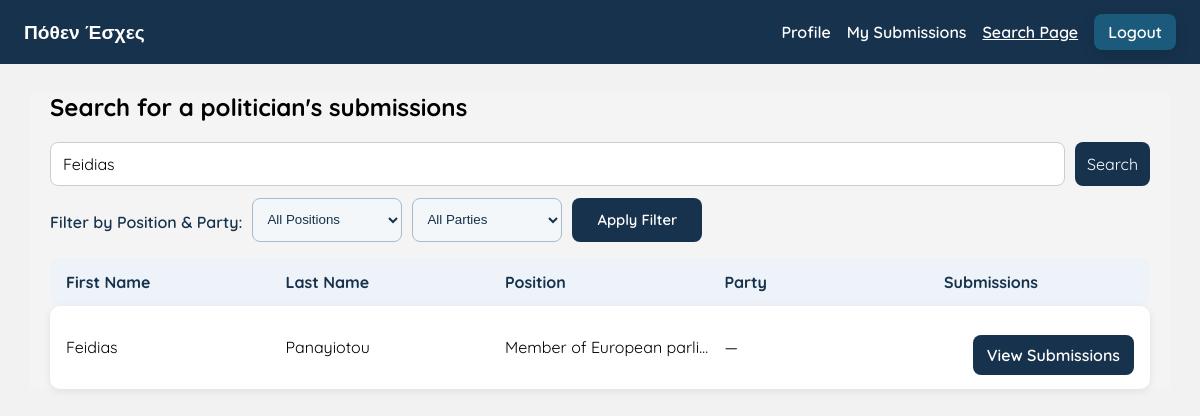
The app's page /Search/Search.php?keyword=Feidias (signed in) with its own data.
### tables this page shows
CREATE TABLE users (
                       user_id int AUTO_INCREMENT PRIMARY KEY,
                       first_name varchar(20),
                       last_name varchar(20),
                       email varchar(100) unique,
                       Phone varchar(8) unique,
                       created_at timestamp default current_timestamp,
                       position_id int DEFAULT '999',  
                       party_id int NULL,
                       role enum('Admin' , 'User', 'Politician'),
                       profile_picture varchar(255) NOT NULL DEFAULT '../Assets/media/profile_placeholder.png',
                       foreign key (position_id) references positions(position_id),
                       foreign key (party_id) references parties(party_id) ON DELETE SET NULL);

CREATE TABLE positions(
                          position_id int PRIMARY KEY,
                          position_name varchar(100));

### Search/Search.php (the view, shortened to what this page needs)
<?php
require_once "../Include/db.php";
$errors = [];
$results = [];
$keyword = trim($_GET['keyword'] ?? '');
if ($_SERVER["REQUEST_METHOD"] === "GET") {
    if (empty($errors)) {
        $sql = "
            SELECT DISTINCT users.user_id, users.first_name, users.last_name, users.position_id, positions.position_name AS position, parties.party_acronym AS party
            FROM users
            JOIN positions ON users.position_id = positions.position_id
            LEFT JOIN parties ON users.party_id = parties.party_id
            WHERE users.role = 'Politician'
        ";
        $params = [];
        if ($keyword !== '') {
            $sql .= "\n AND (users.first_name LIKE :keyword_first OR users.last_name LIKE :keyword_last OR positions.position_name LIKE :keyword_position OR parties.party_acronym LIKE :keyword_party)";
            $params['keyword_first'] = '%' . $keyword . '%';
            $params['keyword_last'] = '%' . $keyword . '%';
            $params['keyword_position'] = '%' . $keyword . '%';
            $params['keyword_party'] = '%' . $keyword . '%';
        }
        $sql .= "\n ORDER BY users.position_id ASC, users.last_name ASC, users.first_name ASC";
        $stmt = $pdo->prepare($sql);
        $stmt->execute($params);
        $results = $stmt->fetchAll(PDO::FETCH_ASSOC);
    }
}
$search_css_version = @filemtime(__DIR__ . '/../Assets/css/searchpage.css') ?: time();
$navbar_css_version = @filemtime(__DIR__ . '/../Assets/css/navbar-sticky.css') ?: time();
?>
<?php require_once "../Include/header.php"; ?>
<head>
    <link rel="stylesheet" href="../Assets/css/navbar-sticky.css?v=<?php echo $navbar_css_version; ?>">
    <link rel="stylesheet" href="../Assets/css/searchpage.css?v=<?php echo $search_css_version; ?>">
</head>
<body id="search-page" class="search-page">
    <?php require_once "../Include/dashboard_navbar.php"; ?>
    <main class="main-content">
        <section class="page-header">
            <h1>Search for a politician's submissions</h1>
        </section>
        <section class="search-section">
            <form method="GET" action="" class="search-form">
                <input
                    type="text"
                    name="keyword"
                    placeholder="Search politicians"
                    value="<?php echo htmlspecialchars($keyword); ?>"
                >
                <button type="submit">Search</button>
            </form>
        <form method="GET" action="" class="position-filter-form">
            <label for="position">Filter by Position & Party:</label>
                <select name="position" id="position">
                    <option value="">All Positions</option>
                </select>
                <select name="party" id="party">
                    <option value="">All Parties</option>
                </select>
                <button type="submit" class="filter-btn">Apply Filter</button>
        </form>
            <?php if ($_SERVER["REQUEST_METHOD"] === "GET" && empty($errors)): ?>
                <div class="search-results">
                    <?php if (!empty($results)): ?>
                        <div class="result-header">
                            <div class="result-cell">First Name</div>
                            <div class="result-cell">Last Name</div>
                            <div class="result-cell">Position</div>
                            <div class="result-cell">Party</div>
                            <div class="result-cell">Submissions</div>
                        </div>
                        <?php foreach ($results as $row): ?>
                            <div class="result-row">
                                <div class="result-cell"><?php echo htmlspecialchars($row['first_name']); ?></div>
                                <div class="result-cell"><?php echo htmlspecialchars($row['last_name']); ?></div>
                                <div class="result-cell"><?php echo htmlspecialchars($row['position']); ?></div>
                                <div class="result-cell"><?php echo htmlspecialchars($row['party'] ?: '—'); ?></div>
                                <div class="result-actions">
                                    <form method="POST" action="../Submit/submissions.php" style="display:inline;">
                                        <button type="submit" class="view-btn">View Submissions</button>
                                    </form>
                                </div>
                            </div>
                        <?php endforeach; ?>
                    <?php else: ?>
                        <p class="no-results">Δε βρέθηκαν αποτελέσματα.</p>
                    <?php endif; ?>
                </div>
            <?php endif; ?>
        </section>
    </main>
</body>

### Assets/mainstyle/global.css (style rules this page uses)
body { margin: 0; font-family: "Quicksand", sans-serif; background-color: #f2f2f2; display: flex; justify-content: center; align-items: center; height: 100vh; }
form { display: flex; flex-direction: column; }
label { margin-top: 10px; margin-bottom: 5px; font-family: "Quicksand", sans-serif; font-weight: bold; }
input { padding: 8px; border-radius: 5px; border: 1px solid #ccc; font-family: "Quicksand", sans-serif; }
button { margin-top: 15px; padding: 10px; border: none; border-radius: 5px; background-color: #17324d; color: white; font-family: "Quicksand", sans-serif; font-size: 16px; cursor: pointer; }
.main-content { flex: 1; padding: 40px; background-color: #f4f4f4; }

### Assets/css/searchpage.css (style rules this page uses)
#search-page { display: block; justify-content: initial; align-items: initial; height: auto; }
#search-page .main-content { max-width: 1100px; margin: 28px auto !important; padding: 0 20px !important; }
#search-page .search-form { display: grid; grid-template-columns: minmax(0, 1fr) auto; gap: 10px; width: 100%; }
#search-page .search-form input { width: 100%; min-width: 0; box-sizing: border-box; }
#search-page .search-form button { white-space: nowrap; box-sizing: border-box; }
#search-page .search-form input, #search-page .search-form button { height: 44px; border-radius: 8px; font-size: 1rem; padding: 0 12px; }
#search-page .search-form button { background: #17324d; color: white; border: none; cursor: pointer; margin: 0; }
#search-page .position-filter-form { display: flex; align-items: center; gap: 10px; margin: 12px 0 16px; flex-wrap: nowrap; flex-direction: row; }
#search-page .position-filter-form label { font-weight: 600; color: #17324d; }
#search-page .position-filter-form select { height: 44px; width: 150px; max-width: 150px; border-radius: 8px; border: 1px solid #a8bac9; padding: 0 10px; background: #f4f7fa; color: #17324d; }
#search-page .position-filter-form .filter-btn { height: 44px; min-width: 130px; padding: 0 14px; border: none; border-radius: 8px; background: #17324d; color: #fff; font-size: 0.92rem; font-weight: 600; cursor: pointer; margin-top: 0; align-self: center; }
#search-page .result-header, #search-page .result-row { background: #fff; border-radius: 10px; padding: 14px 16px; box-shadow: 0 2px 8px rgba(0,0,0,0.08); }
#search-page .result-header, #search-page .result-row { display: grid; grid-template-columns: minmax(140px, 1fr) minmax(140px, 1fr) minmax(150px, 1fr) minmax(120px, 1fr) 190px; gap: 14px; align-items: center; }
#search-page .result-header { background: #edf3f8; box-shadow: none; font-weight: 700; color: #17324d; }
#search-page .result-row { background: #fff; }
#search-page .result-cell { min-width: 0; overflow: hidden; text-overflow: ellipsis; white-space: nowrap; }
#search-page .result-actions { display: flex; justify-content: flex-end; }
#search-page .view-btn { display: inline-flex; align-items: center; justify-content: center; width: 100%; min-height: 40px; padding: 0 14px; border-radius: 8px; background: #17324d; color: #fff; text-decoration: none; font-weight: 600; white-space: nowrap; }

### records on screen
users: first_name "Feidias", last_name "Panayiotou", position.position_name "Member of European parli…", party "—"
